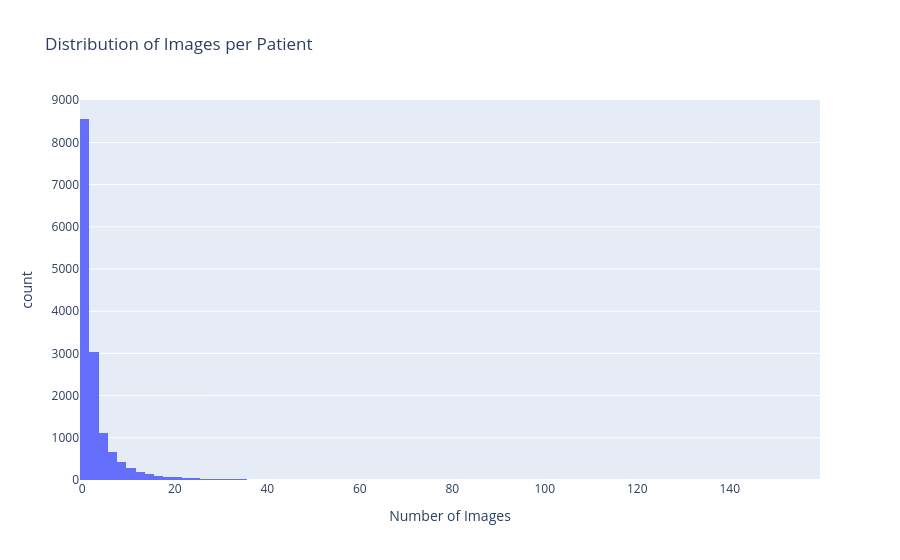

The notebook cell saved with this chart:
### Markdown cell above
### Patient Level Data Visualization

### Code cell
### Explore patient structure
print(f"Total images (records): {len(binary_labeled_data)}")
print(f"Unique patients: {binary_labeled_data['Patient ID'].nunique()}")
print(f"Average images per patient: {len(binary_labeled_data) / binary_labeled_data['Patient ID'].nunique():.2f}")

# Distribution of follow-ups per patient
followup_counts = binary_labeled_data.groupby("Patient ID").size()
print(f"\nFollow-ups per patient distribution:")
print(followup_counts.describe())

# Histogram of images per patient
fig = px.histogram(followup_counts, nbins=100, title="Distribution of Images per Patient",
                   labels={"value": "Number of Images", "count": "Number of Patients"})
fig.update_layout(showlegend=False)
fig.show()

### Figure 1 — Plotly figure (JSON) as saved in the notebook; plotly's stock layout.template omitted (floating-point values rounded to 4 significant figures; data arrays with more than 128 entries replaced by an {"elided": "..."} marker saying what was removed)
{"data": [{"bingroup": "x", "hovertemplate": "variable=0<br>Number of Images=%{x}<br>count=%{y}<extra></extra>", "legendgroup": "0", "marker": {"color": "#636efa", "pattern": {"shape": ""}}, "name": "0", "nbinsx": 100, "orientation": "v", "showlegend": true, "type": "histogram", "x": {"elided": "15000 int values"}, "xaxis": "x", "yaxis": "y"}], "layout": {"barmode": "relative", "legend": {"title": {"text": "variable"}, "tracegroupgap": 0}, "showlegend": false, "title": {"text": "Distribution of Images per Patient"}, "xaxis": {"anchor": "y", "domain": [0, 1], "title": {"text": "Number of Images"}}, "yaxis": {"anchor": "x", "domain": [0, 1], "title": {"text": "count"}}}}
